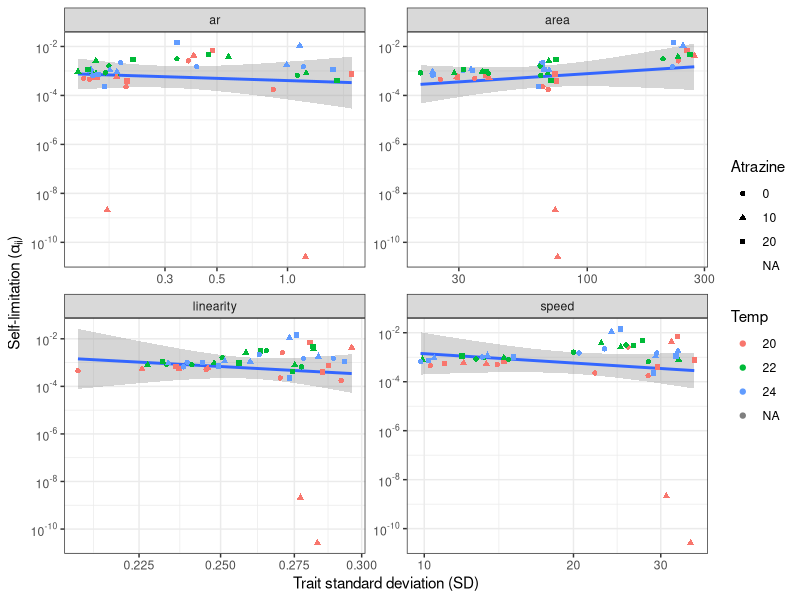
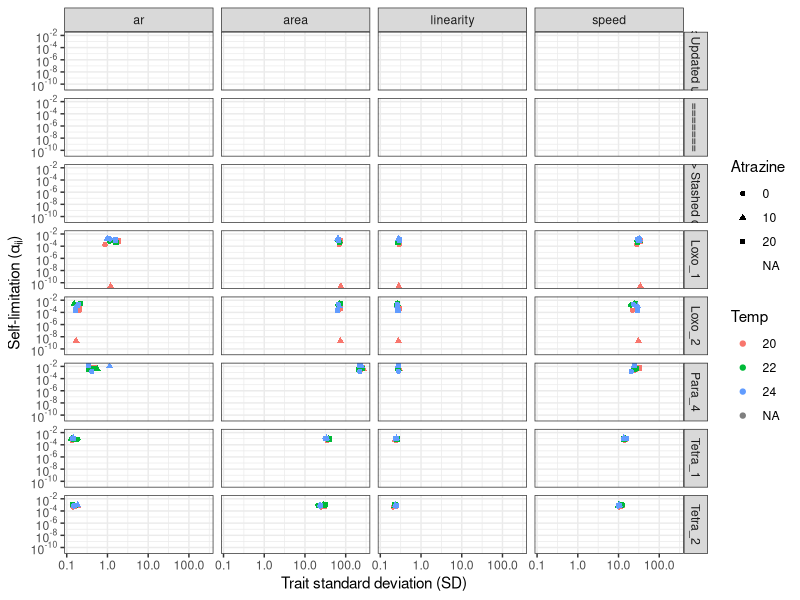
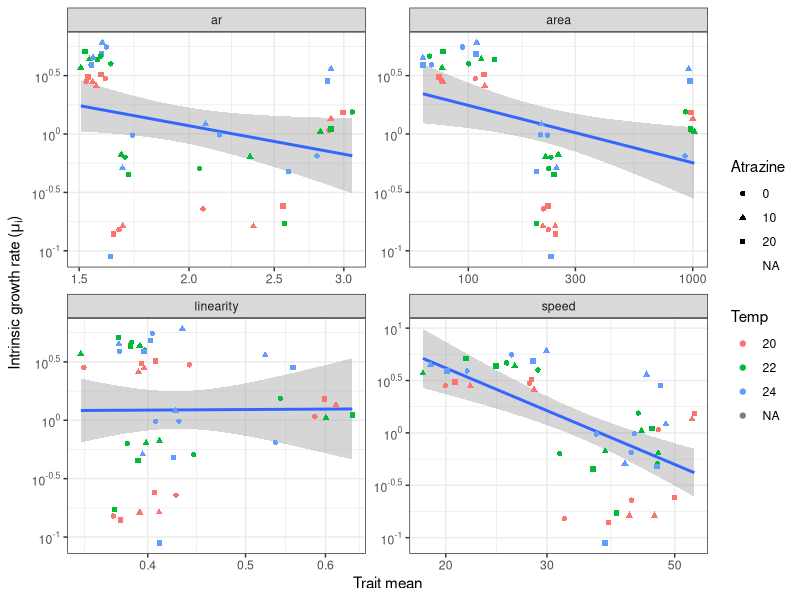
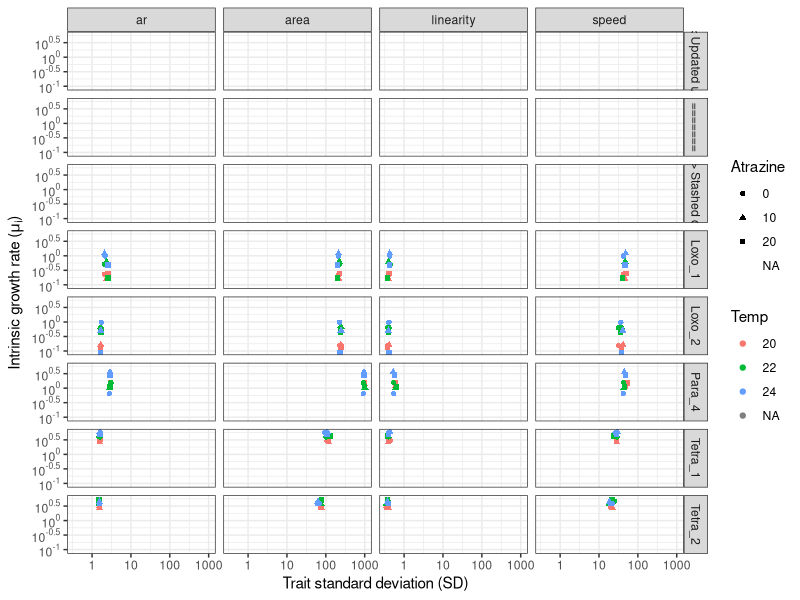

Reproduce these figures in R, in order.
# packages
library('tidyverse')  
library('scales')

# load data ====
# data <- read.csv('ciliates/DIVERCE_TdB_Ciliates_Traits.csv') %>%
#   group_by(ID_spec, Temp, Atrazine) %>%
#   summarise(across(where(is.numeric), mean, na.rm = TRUE)) %>%
#   select(contains(c('sd_', 'ID', 'Temp', 'Atrazine', 'r1', 'a11'))) %>%
#   pivot_longer(contains(c('sd_')), names_to = 'trait', values_to = 'sd') %>%
#   dplyr::filter(!grepl('Spiro', ID_spec)) %>%
#   mutate(trait = replace(trait, trait == 'sd_ar', 'Aspect ratio'),
#          trait = replace(trait, trait == 'sd_area', 'Area'),
#          trait = replace(trait, trait == 'sd_speed', 'Speed'),
#          trait = replace(trait, trait == 'sd_linearity', 'Linearity'))

data <- read.csv('ciliates/DIVERCE_TdB_Ciliates_Traits.csv') %>%
  group_by(ID_spec, Temp, Atrazine) %>%
  summarise(across(where(is.numeric), mean, na.rm = TRUE)) %>%
  select(contains(c('sd_', 'mean_', 'ID', 'Temp', 'Atrazine', 'r1', 'a11'))) %>%
  pivot_longer(contains(c('sd_', 'mean_')), 
               names_to = c('metric', 'trait'), 
               names_pattern = '(.*)_(.*)') %>%
  pivot_wider(names_from = metric, values_from = value) %>%
  dplyr::filter(!grepl('Spiro', ID_spec)) %>%
  mutate(trait = replace(trait, trait == 'sd_ar', 'Aspect ratio'),
         trait = replace(trait, trait == 'sd_area', 'Area'),
         trait = replace(trait, trait == 'sd_speed', 'Speed'),
         trait = replace(trait, trait == 'sd_linearity', 'Linearity'))

# alpha analysis ====

# plot aii with just the traits as facets
ggplot(data %>% 
         mutate(Temp = as.factor(Temp), Atrazine = as.factor(Atrazine))) + 
  theme_bw() + 
  aes(x = sd, y = -a11) + 
  scale_x_log10() + 
  scale_y_log10(breaks = trans_breaks('log10', function(x){10^x}),
                labels = trans_format('log10', scales::math_format(10^.x))) + 
  geom_smooth(method = 'lm') +
  geom_point(aes(col = Temp, pch = Atrazine)) + 
  labs(x = 'Trait standard deviation (SD)', 
       y = expression(paste('Self-limitation (', alpha['ii'], ')'))) +
  facet_wrap(.~trait, scales = 'free')

# plot aii including species as facet
ggplot(data %>% 
         mutate(Temp = as.factor(Temp), Atrazine = as.factor(Atrazine))) + 
  theme_bw() + 
  aes(x = sd, y = -a11, col = Temp, pch = Atrazine) + 
  scale_x_log10() + 
  scale_y_log10(breaks = trans_breaks('log10', function(x){10^x}),
                labels = trans_format('log10', scales::math_format(10^.x))) + 
  geom_point() + 
  labs(x = 'Trait standard deviation (SD)', 
       y = expression(paste('Self-limitation (', alpha['ii'], ')'))) +
  facet_grid(ID_spec~trait)

# mu analysis ==== 

# plot ri with just the traits as facets
ggplot(data %>% 
         mutate(Temp = as.factor(Temp), Atrazine = as.factor(Atrazine))) + 
  theme_bw() + 
  aes(x = mean, y = r1) + 
  scale_x_log10() + 
  scale_y_log10(breaks = trans_breaks('log10', function(x){10^x}),
                labels = trans_format('log10', scales::math_format(10^.x))) + 
  geom_smooth(method = 'lm') +
  geom_point(aes(col = Temp, pch = Atrazine)) + 
  labs(x = 'Trait mean', 
       y = expression(paste('Intrinsic growth rate (', mu['i'], ')'))) +
  facet_wrap(.~trait, scales = 'free')

# plot ri including species as facet
ggplot(data %>% 
         mutate(Temp = as.factor(Temp), Atrazine = as.factor(Atrazine))) + 
  theme_bw() + 
  aes(x = mean, y = r1, col = Temp, pch = Atrazine) + 
  scale_x_log10() + 
  scale_y_log10(breaks = trans_breaks('log10', function(x){10^x}),
                labels = trans_format('log10', scales::math_format(10^.x))) + 
  geom_point() + 
  labs(x = 'Trait standard deviation (SD)', 
       y = expression(paste('Intrinsic growth rate (', mu['i'], ')'))) +
  facet_grid(ID_spec~trait)

